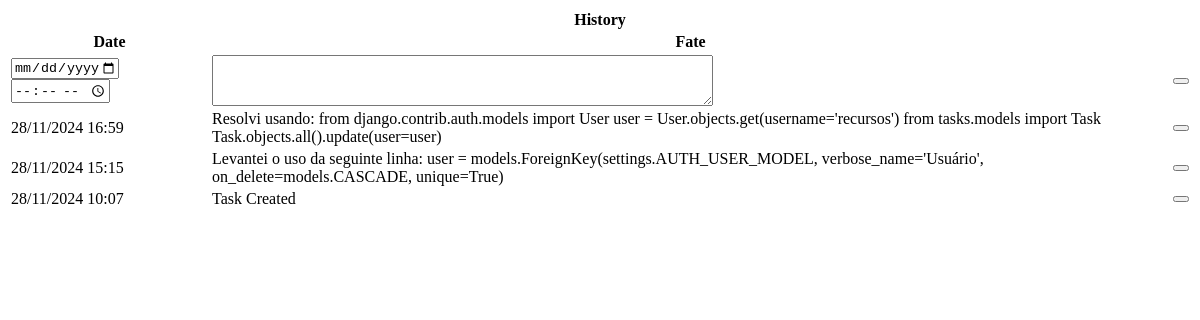
/tasks/display_task_history/120/ (signed in), run on an earlier commit of the app's database.
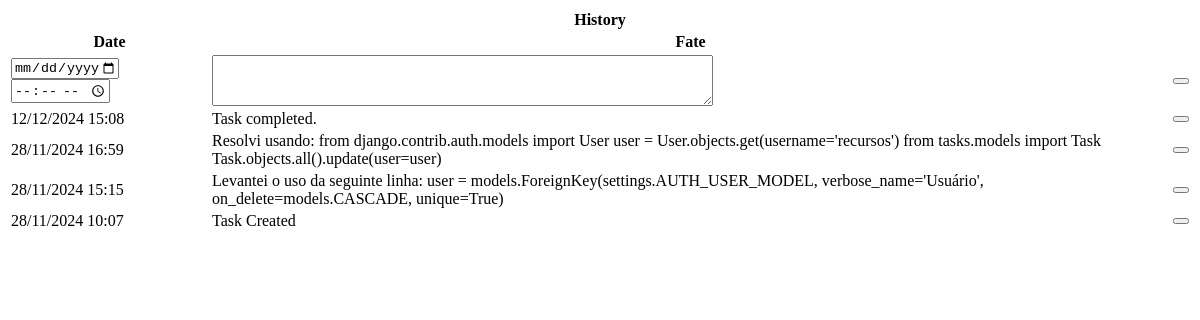
And on a later commit of the database.
### tasks/models.py (models this page shows, shortened)
class TaskControl(models.Model):
    TYPE_CHOICES = {
        'HS':'History',
        'SC':'Schedule', # Schedule to doing
        'DL': 'Dead Line', # Date to finish
    }
    user = models.ForeignKey(settings.AUTH_USER_MODEL, verbose_name='User', on_delete=models.CASCADE, blank=True,
                             null=True)
    task        = models.ForeignKey(Task, on_delete=models.CASCADE)
    type        = models.CharField('Type', max_length=2, choices=TYPE_CHOICES, default='HS')
    dt          = models.DateTimeField('Date', default=now())
    description = models.TextField("description")
    created = models.DateTimeField('Created', auto_now_add=True, null=True)
    modified = models.DateTimeField('Modified', auto_now=True, null=True)
    class Meta:
        verbose_name = 'Task_Control'
        verbose_name_plural = 'Task_Controls'
        ordering = ['user', 'task','-dt']

### tasks/views.py (the view)
# urls.py: path('display_task_history/<int:task_id>/', display_task_history, name='display_task_history'),
@login_required
def display_task_history(request, task_id):
    context = {
        'object':Task(id=task_id, user=request.user),
        'histories': TaskControl.objects.filter(task_id = task_id, type='HS', user=request.user).order_by('-dt')
    }
    return render(request, 'tasks/history_list.html', context)

### tasks/templates/tasks/history_list.html (shortened to what this page needs)
<div id="histories" class="table-responsive">
    <table class="table table-hover table-bordered">
        <thead class="table-dark">
        <tr><th colspan="3" class="text-center">History</th></tr>
        <tr>
            <th scope="col" class="th-sm">Date</th>
            <th scope="col" class="th-lg">Fate</th>
            <th scope="col" class="th-sm"></th>
        </tr>
        </thead>
        <tbody>
        <tr>
            <form action="{% url 'tasks:new_task_history' object.pk %}" method="post">
                <td class="input-group"><input type="date" name="dt" id="id_dt" class="form-control" style="width:55%;"><input type="time" name="time" id="id_time" class="form-control"></td>
                <td><textarea name="description" id="id_description" class="form-control" cols="60" rows="3"></textarea></td>
                <td>
                    <button type="submit" class="btn btn-success"></button>
                </td>
            </form>
        </tr>
        {% for item in histories %}
            <tr {% cycle "" "class='table-secondary'" %}>
                <td>
                    {{item.dt|date:'d/m/Y H:i'}}
                </td>
                <td>
                    {{item.description}}
                </td>
                <td>
                    <div class="btn-group end" role="group">
                        <button type="button" class="btn btn-danger"
                               hx-delete="{% url 'tasks:delete_task_control' item.task.pk item.pk %}"
                               hx-confirm="Are you sure you wish to delete this history?"
                               hx-target="#histories"
                        ></button>
                    </div>
                </td>
            </tr>
        {% endfor %}
        </tbody>
    </table>
</div>

What changed in the data, as far as the page shows it:
added TaskControl: dt "12/12/2024 15:08", description "Task completed."
